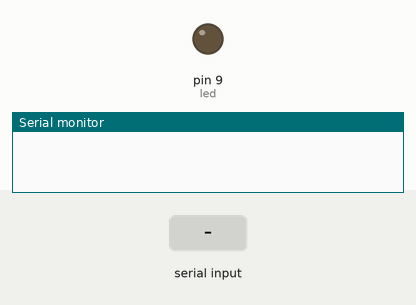
A sketch run on a simulated Arduino Uno, built with avr-gcc and run on an emulated ATmega328P. On the bench: output pins drawn as LEDs (lit = HIGH), the last lines printed to the serial monitor. The test bench sets the inputs (shaded band).

Above: at 1.2 s.
1.3 s: byte 1 (1) received over Serial
At 2.8 s:
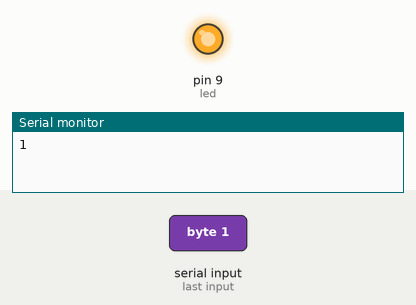
Timing chart, 0 to 4.3 s (numbered marks = the images above; inputs shaded):
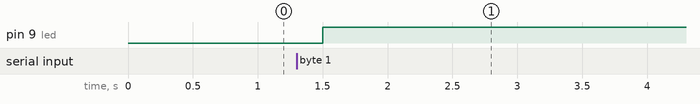

Measured:
- after the input at 1.3 s, pin 9 (led): LOW → HIGH after 0.20 s

The sketch:

sketch_mar28c.ino
```cpp
const char led = 9;

int w;

void setup() {
  Serial.begin(115200);
  pinMode(led, OUTPUT) ;
}

void loop() {
  recevoir();
  if (w == 1) {
    digitalWrite(led, HIGH);
  }
  if (w == 0) {
    digitalWrite(led, LOW);
  }
  delay(500);
}

void recevoir() {
  if (Serial.available()) {
    w = Serial.read();
    Serial.println(w);
    //Serial.flush();
  }
}
```

sketch_mar22a.ino
```cpp
#include <avr/io.h>
#include <util/delay.h>

uint16_t recep=0;

//SPI initvoid
void SPIMasterInit(void) {
//set MOSI, SCK and SS as output
  DDRB |= ( (1<<PB3)|(1<<PB5)|(1<<PB2) );
//set SS to high
  PORTB |= (1<<PB2);
  //PORTB &=~ (1<<PB2);
//enable master SPI at clock rate Fck/128
  SPCR |= ( (1<<SPE)|(1<<MSTR)|(1<<SPR0)|(1<<SPR1) );
}

//master send function
uint16_t SPIMasterSend(uint16_t data){
  recep=0;
//select slave
  PORTB &=~ (1<<PB2);
//send data 1
  SPDR=data>>8;
//wait for transmition complete
  while (!(SPSR &(1<<SPIF)));
  recep=SPDR;
//send data 2
  SPDR=data;
//wait for transmition complete
  while (!(SPSR &(1<<SPIF)));
  recep = recep<<8+SPDR;
//SS to high
  PORTB |= (1<<PB2);
  return SPDR;
}

int main(void) {
  Serial.begin(9600);
//initialize master SPI
  SPIMasterInit();
  _delay_ms(100);
//send the configuration address
  //SPIMasterSend(0x10);
//send the configuration
  Serial.println((SPIMasterSend((0x10<<8)+1)),HEX);
  _delay_us(50);
  Serial.println((SPIMasterSend((0x90<<8)+1)),HEX);
  _delay_us(50);
  Serial.println((SPIMasterSend((0x90<<8)+1)),HEX);

  while(1);


//initial PWM value
  uint8_t pwmval = 255;
  uint8_t addressPin = 4;

  while (1) {
    static uint8_t val=3;
//    SPIMasterSend((4<<8)+pwmval);
//    pwmval-=5;
//    Serial.println(recep);
//    _delay_ms(1000);

      SPIMasterSend((0x00<<8)+val);
      _delay_us(50);
      SPIMasterSend(0x8000);
      _delay_ms(1000);
      if (val==254) val=3; else val++;

  }
}
```

spiMaster.c
```cpp
//SPI master
#include <avr/io.h>
#include <util/delay.h>

//SPI initvoid
void SPIMasterInit(void) {
//set MOSI, SCK and SS as output
  DDRB |= (1<<PB3)|(1<<PB5)|(1<<PB2);
//set SS to high
  PORTB |= (1<<PB2);
//enable master SPI at clock rate Fck/16
  SPCR = (1<<SPE)|(1<<MSTR)|(1<<SPR0);
}
//master send function
void SPIMasterSend(uint8_t data){
//select slave
  PORTB &= ~(1<<PB2);
//send data
  SPDR=data;
//wait for transmition complete
  while (!(SPSR &(1<<SPIF)));
//SS to high
  PORTB |= (1<<PB2);
}

int main(void) {
//initialize master SPI
  SPIMasterInit();
//initial PWM value
  uint8_t pwmval = 0;
  while (1) {
    SPIMasterSend(pwmval+=5);
    _delay_ms(1000);
  }
}
```

spiSlave.c
```cpp
//SPI slave
#include <avr/io.h>
#include <avr/interrupt.h>
//SPI init
void SPISlaveInit(void) {
//set MISO as output
  DDRB |= (1<<PB4);
//enable SPI and enable SPI interrupt
  SPCR = (1<<SPE)|(1<<SPIE);
}
void InitPort(void) {
//set PD6 (OC0A) as output
  DDRD|=(1<<PD6);
}
//Initialize Timer0
void InitTimer0(void) {
//Set Initial Timer value
  TCNT0=0;
//Place compare value to Output compare register
  OCR0A=0;
//Set fast PWM mode
//and make clear OC0A on compare match
  TCCR0A|=(1<<COM0A1)|(1<<WGM01)|(1<<WGM00);
}
void StartTimer0(void) {
//Set prescaller 64 and start timer
  TCCR0B|=(1<<CS01)|(1<<CS00);
}
ISR(SPI_STC_vect) {
  OCR0A=SPDR;
}

int main(void) {
//initialize slave SPI
  SPISlaveInit();
  InitPort();
  InitTimer0();
  StartTimer0();
  sei();
  while (1) {
    //loop
  }
  return 0;
}
```
